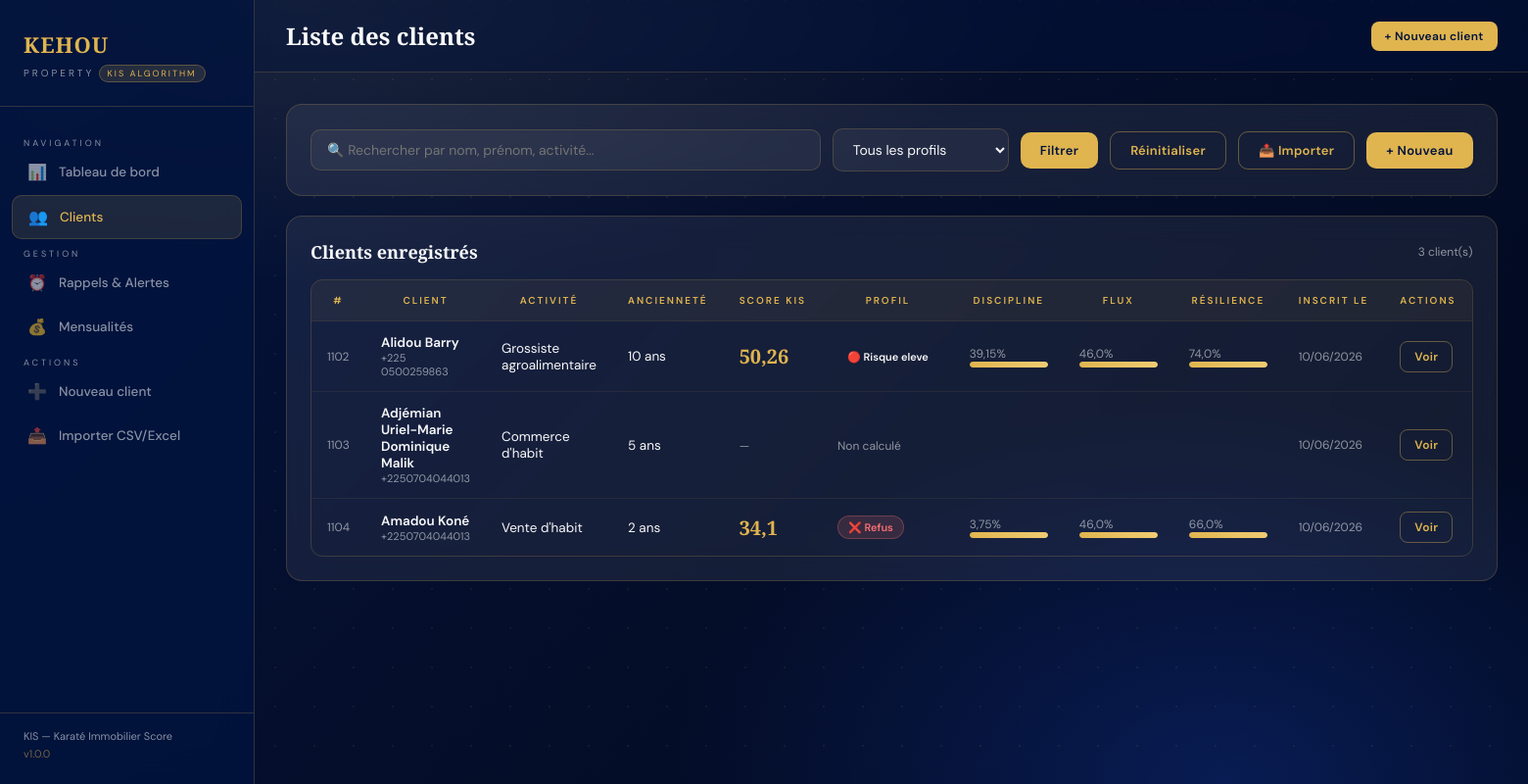
/clients/, run on the app's committed database.
### clients/models.py (models this page shows, shortened)
class Client(models.Model):
    nom = models.CharField(max_length=100)
    prenom = models.CharField(max_length=100)
    activite = models.CharField(max_length=100)
    anciennete_annees = models.IntegerField()
    nb_categories = models.IntegerField()
    freq_stock_par_an = models.IntegerField(help_text="Nombre de réapprovisionnements par an")
    telephone = models.CharField(max_length=20, blank=True, null=True)
    date_inscription = models.DateField(auto_now_add=True)
    class Meta:
        ordering = ['-date_inscription']

class KISScore(models.Model):
    client = models.OneToOneField(Client, on_delete=models.CASCADE)
    discipline = models.FloatField()
    flux_score = models.FloatField()
    resilience = models.FloatField()
    kis = models.FloatField()
    profil = models.CharField(max_length=50)
    date_calcul = models.DateTimeField(auto_now=True)
    PROFIL_COLORS = {
        'Premium': '#FFD700',
        'Tres fiable': '#4CAF50',
        'Financable': '#2196F3',
        'Sous surveillance': '#FF9800',
        'Risque eleve': '#FF5722',
        'Refus': '#F44336',
    }
    PROFIL_ICONS = {
        'Premium': '⭐',
        'Tres fiable': '✅',
        'Financable': '💰',
        'Sous surveillance': '⚠️',
        'Risque eleve': '🔴',
        'Refus': '❌',
    }

### clients/views.py (the view)
# urls.py: path('clients/', views.client_list, name='client_list'),
def client_list(request):
    query = request.GET.get('q', '')
    profil_filter = request.GET.get('profil', '')
    clients = Client.objects.select_related('kisscore').all()
    if query:
        clients = clients.filter(nom__icontains=query) | clients.filter(prenom__icontains=query) | clients.filter(activite__icontains=query)
    if profil_filter:
        clients = clients.filter(kisscore__profil=profil_filter)
    profils_disponibles = ['Premium', 'Tres fiable', 'Financable', 'Sous surveillance', 'Risque eleve', 'Refus']
    return render(request, 'clients/client_list.html', {
        'clients': clients,
        'query': query,
        'profil_filter': profil_filter,
        'profils_disponibles': profils_disponibles,
    })

### templates/clients/client_list.html (shortened to what this page needs)
{% extends 'clients/base.html' %}
{% block page_title %}Liste des clients{% endblock %}
{% block content %}
<div class="glass-card fade-up" style="margin-bottom:20px;">
    <form method="get" style="display:flex;gap:12px;align-items:center;flex-wrap:wrap;">
        <div style="flex:1;min-width:200px;">
            <input type="text" name="q" value="{{ query }}" class="form-control" placeholder="🔍 Rechercher par nom, prénom, activité...">
        </div>
        <div style="min-width:180px;">
            <select name="profil" class="form-control">
                <option value="">Tous les profils</option>
            </select>
        </div>
        <button type="submit" class="btn btn-primary">Filtrer</button>
        <a href="{% url 'client_list' %}" class="btn btn-outline">Réinitialiser</a>
        <a href="{% url 'import_clients' %}" class="btn btn-outline" style="margin-left:auto;">📤 Importer</a>
        <a href="{% url 'client_create' %}" class="btn btn-primary">+ Nouveau</a>
    </form>
</div>
<div class="glass-card fade-up fade-up-1">
    <div style="margin-bottom:16px;display:flex;align-items:center;justify-content:space-between;">
        <div class="section-title" style="margin-bottom:0;">
            Clients enregistrés
        </div>
        <span style="font-size:12px;color:var(--text-muted);">{{ clients|length }} client(s)</span>
    </div>
    {% if clients %}
    <div class="table-wrapper">
        <table>
            <thead>
                <tr>
                    <th>#</th>
                    <th>Client</th>
                    <th>Activité</th>
                    <th>Ancienneté</th>
                    <th>Score KIS</th>
                    <th>Profil</th>
                    <th>Discipline</th>
                    <th>Flux</th>
                    <th>Résilience</th>
                    <th>Inscrit le</th>
                    <th>Actions</th>
                </tr>
            </thead>
            <tbody>
                {% for client in clients %}
                <tr>
                    <td style="color:var(--text-muted);font-size:12px;">{{ client.pk }}</td>
                    <td>
                        <div style="font-weight:600;">{{ client.prenom }} {{ client.nom }}</div>
                        {% if client.telephone %}
                        <div style="font-size:11px;color:var(--text-muted);">{{ client.telephone }}</div>
                        {% endif %}
                    </td>
                    <td>{{ client.activite }}</td>
                    <td>{{ client.anciennete_annees }} ans</td>
                    <td>
                        {% if client.kisscore %}
                        <span style="font-family:'Cormorant Garamond',serif;font-size:20px;font-weight:700;color:var(--gold);">{{ client.kisscore.kis }}</span>
                        {% else %}
                        <span style="color:var(--text-muted);font-size:12px;">—</span>
                        {% endif %}
                    </td>
                    <td>
                        {% if client.kisscore %}
                        {% with profil=client.kisscore.profil %}
                        <span class="profil-badge profil-{{ profil|cut:' ' }}">
                            {% if profil == 'Premium' %}⭐
                            {% elif profil == 'Tres fiable' %}✅
                            {% elif profil == 'Financable' %}💰
                            {% elif profil == 'Sous surveillance' %}⚠️
                            {% elif profil == 'Risque eleve' %}🔴
                            {% else %}❌{% endif %}
                            {{ profil }}
                        </span>
                        {% endwith %}
                        {% else %}
                        <span style="color:var(--text-muted);font-size:12px;">Non calculé</span>
                        {% endif %}
                    </td>
                    <td>
                        {% if client.kisscore %}
                        <div style="min-width:80px;">
                            <div style="font-size:12px;color:var(--text-muted);">{{ client.kisscore.discipline }}%</div>
                            <div class="score-bar"><div class="score-bar-fill" style="width:{{ client.kisscore.discipline }}%"></div></div>
                        </div>
                        {% endif %}
                    </td>
                    <td>
                        {% if client.kisscore %}
                        <div style="min-width:80px;">
                            <div style="font-size:12px;color:var(--text-muted);">{{ client.kisscore.flux_score }}%</div>
                            <div class="score-bar"><div class="score-bar-fill" style="width:{{ client.kisscore.flux_score }}%"></div></div>
                        </div>
                        {% endif %}
                    </td>
                    <td>
                        {% if client.kisscore %}
                        <div style="min-width:80px;">
                            <div style="font-size:12px;color:var(--text-muted);">{{ client.kisscore.resilience }}%</div>
                            <div class="score-bar"><div class="score-bar-fill" style="width:{{ client.kisscore.resilience }}%"></div></div>
                        </div>
                        {% endif %}
                    </td>
                    <td style="color:var(--text-muted);font-size:12px;">{{ client.date_inscription|date:"d/m/Y" }}</td>
                    <td>
                        <a href="{% url 'client_detail' client.pk %}" class="btn btn-outline btn-sm">Voir</a>
                    </td>
                </tr>
                {% endfor %}
            </tbody>
        </table>
    </div>
    {% endif %}
</div>
{% endblock %}

### templates/clients/base.html (shortened to what this page needs)
<!DOCTYPE html>
<html lang="fr">
<head>
</head>
<body>
    <aside class="sidebar" id="sidebar">
        <div class="sidebar-logo">
            <span class="brand">KEHOU</span>
            <span class="sub">Property</span>
            <span class="kis-badge">KIS Algorithm</span>
        </div>
        <nav class="sidebar-nav">
            <span class="nav-section-label">Navigation</span>
            <a href="{% url 'dashboard' %}" class="nav-item {% if request.resolver_match.url_name == 'dashboard' %}active{% endif %}">
                <span class="nav-icon">📊</span> Tableau de bord
            </a>
            <a href="{% url 'client_list' %}" class="nav-item {% if 'client' in request.resolver_match.url_name %}active{% endif %}">
                <span class="nav-icon">👥</span> Clients
            </a>
            <span class="nav-section-label">Gestion</span>
            <a href="{% url 'rappels' %}" class="nav-item {% if request.resolver_match.url_name == 'rappels' %}active{% endif %}">
                <span class="nav-icon">⏰</span> Rappels & Alertes
            </a>
            <a href="{% url 'enregistrement_mensualite' %}" class="nav-item {% if request.resolver_match.url_name == 'enregistrement_mensualite' %}active{% endif %}">
                <span class="nav-icon">💰</span> Mensualités
            </a>
            <span class="nav-section-label">Actions</span>
            <a href="{% url 'client_create' %}" class="nav-item">
                <span class="nav-icon">➕</span> Nouveau client
            </a>
            <a href="{% url 'import_clients' %}" class="nav-item">
                <span class="nav-icon">📤</span> Importer CSV/Excel
            </a>
        </nav>
        <div class="sidebar-footer">
            <div>KIS — Karaté Immobilier Score</div>
            <div style="margin-top:4px; color: rgba(224,181,79,0.5);">v1.0.0</div>
        </div>
    </aside>
    <main class="main-content">
        <header class="topbar">
            <div style="display:flex;align-items:center;gap:16px;">
                <h1 class="topbar-title">{% block page_title %}Dashboard{% endblock %}</h1>
            </div>
            <div class="topbar-actions">
                <a href="{% url 'client_create' %}" class="btn btn-primary btn-sm">+ Nouveau client</a>
            </div>
        </header>
        <div class="page-content">
            {% block content %}{% endblock %}
        </div>
    </main>
</body>
</html>

### data on the page
Client: pk "1102", prenom "Alidou", nom "Barry", telephone "+225 0500259863", activite "Grossiste agroalimentaire", anciennete_annees "10", kisscore.kis "50,26", kisscore.profil "Risque eleve", kisscore.discipline "39,15", kisscore.flux_score "46,0", kisscore.resilience "74,0", date_inscription "10/06/2026"
Client: pk "1103", prenom "Adjémian Uriel-Marie Dominique", nom "Malik", telephone "+2250704044013", activite "Commerce d'habit", anciennete_annees "5", shows "Non calculé", date_inscription "10/06/2026"
Client: pk "1104", prenom "Amadou", nom "Koné", telephone "+2250704044013", activite "Vente d'habit", anciennete_annees "2", kisscore.kis "34,1", kisscore.profil "Refus", kisscore.discipline "3,75", kisscore.flux_score "46,0", kisscore.resilience "66,0", date_inscription "10/06/2026"

### other printed values
{{ clients|length }} "3"
